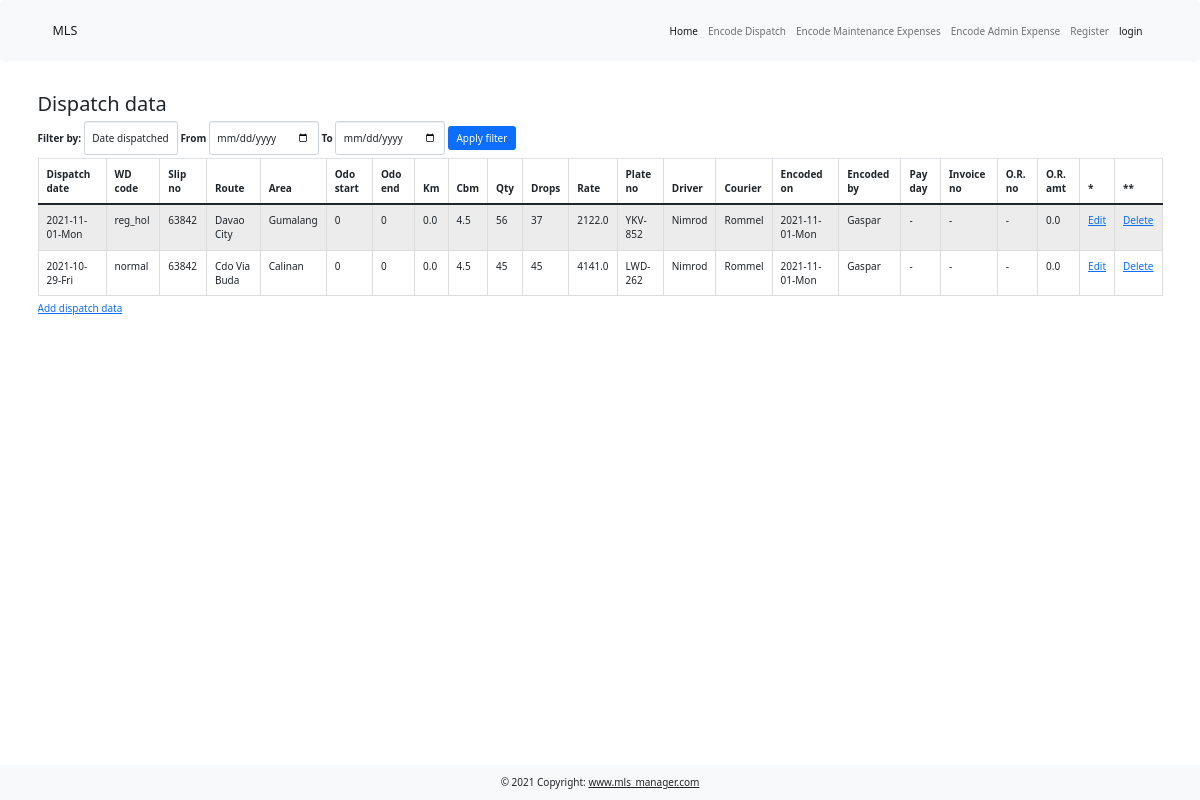
The page /dispatch_report on the database as committed earlier.
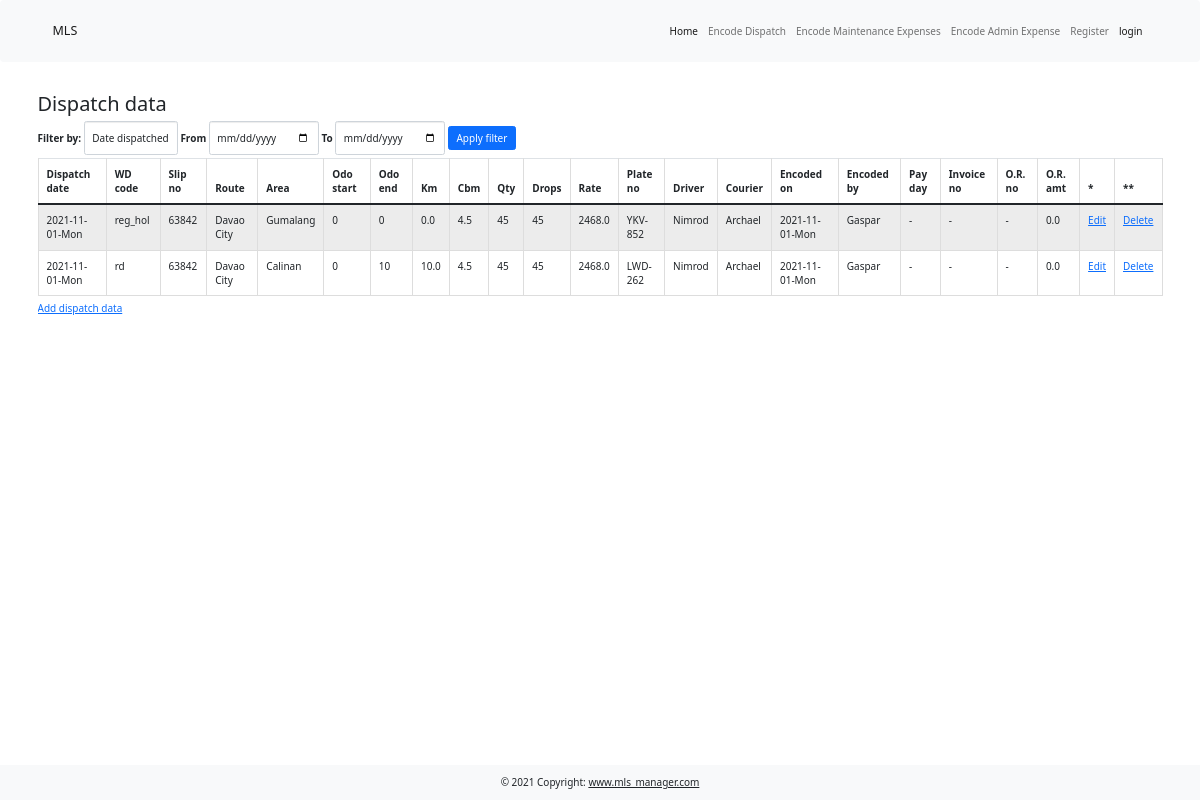
The same page on the database as committed later.
### main.py (models this page shows)
class Dispatch(UserMixin, db.Model):
    __tablename__ = "dispatch"
    id = db.Column(db.Integer, primary_key=True)
    dispatch_date = db.Column(db.String(100), nullable=False)
    wd_code = db.Column(db.String(100), nullable=False)
    slip_no = db.Column(db.String(100), nullable=False)
    route = db.Column(db.String(100), nullable=False)
    area = db.Column(db.String(250))
    odo_start = db.Column(db.Integer)
    odo_end = db.Column(db.Integer)
    km = db.Column(db.Float(precision=1))
    cbm = db.Column(db.String(100), nullable=False)
    qty = db.Column(db.String(100), nullable=False)
    drops = db.Column(db.String(100), nullable=False)
    rate = db.Column(db.String(100), nullable=False)
    plate_no = db.Column(db.String(100), nullable=False)
    driver = db.Column(db.String(100), nullable=False)
    courier = db.Column(db.String(100), nullable=False)
    encoded_on = db.Column(db.String(100), nullable=False)
    encoded_by = db.Column(db.String(100))
    encoder_id = db.Column(db.Integer, db.ForeignKey("users.id"))
    encoder = relationship("User", back_populates="dispatch")
    pay_day = db.Column(db.String(100), nullable=False)
    invoice_no = db.Column(db.String(100))
    or_no = db.Column(db.String(100))
    or_amt = db.Column(db.Float(precision=1))

### main.py (the view)
@app.route("/dispatch_report", methods=["Get", "Post"])
def dispatch():
    form = DispatchTableFilterForm()
    with create_engine('sqlite:///lbc_dispatch.db').connect() as cnx:
        df = pd.read_sql_table(table_name="dispatch", con=cnx)
    sorted_df = df.head(n=20).sort_values("dispatch_date", ascending=False)
    if form.validate_on_submit():
        start = form.date_start.data
        end = form.date_end.data
        index = form.filter.data
        filtered_df = df[(df[index] >= str(start)) & (df[index] <= str(end))].sort_values(index, ascending=False)
        return render_template("dispatch_data.html", form=form, df=filtered_df)
    return render_template("dispatch_data.html", form=form, df=sorted_df)

### forms.py
class DispatchTableFilterForm(FlaskForm):
    filter = SelectField("Filter by:", choices=[
        ("dispatch_date", "Date dispatched"),
        ("encoded_on", "Date encoded")])
    date_start = DateField("From")
    date_end = DateField("To")
    submit = SubmitField("Apply filter")

### templates/dispatch_data.html (shortened to what this page needs)
{% extends 'bootstrap/base.html' %}
{% import "bootstrap/wtf.html" as wtf %}
{% block content %}
    {% include 'header.html' %}
    <div class="container my-5">
        <h2>Dispatch data</h2>
        {{ wtf.quick_form(form, novalidate=True, extra_classes="form form-inline mb-1", button_map={"submit": "primary"}) }}
        <div class="table-responsive">
            <table class="table table-striped table-hover table-bordered table-sm">
                <caption><a href="{{ url_for('input_dispatch')}}">Add dispatch data</a> </caption>
                <thead>
                <tr>
                    <th scope="col">Dispatch date</th>
                    <th scope="col">WD code</th>
                    <th scope="col">Slip no</th>
                    <th scope="col">Route</th>
                    <th scope="col">Area</th>
                    <th scope="col">Odo start</th>
                    <th scope="col">Odo end</th>
                    <th scope="col">Km</th>
                    <th scope="col">Cbm</th>
                    <th scope="col">Qty</th>
                    <th scope="col">Drops</th>
                    <th scope="col">Rate</th>
                    <th scope="col">Plate no</th>
                    <th scope="col">Driver</th>
                    <th scope="col">Courier</th>
                    <th scope="col">Encoded on</th>
                    <th scope="col">Encoded by</th>
                    <th scope="col">Pay day</th>
                    <th scope="col">Invoice no</th>
                    <th scope="col">O.R. no</th>
                    <th scope="col">O.R. amt</th>
                    <th scope="col">*</th>
                    <th scope="col">**</th>
                </tr>
                </thead>
                <tbody>
                {% for row in df.itertuples(): %}
                <tr>
                    <td>{{ row[2] }}</td>
                    <td>{{ row[3] }}</td>
                    <td>{{ row[4] }}</td>
                    <td>{{ row[5] }}</td>
                    <td>{{ row[6] }}</td>
                    <td>{{ row[7] }}</td>
                    <td>{{ row[8] }}</td>
                    <td>{{ row[9] }}</td>
                    <td>{{ row[10] }}</td>
                    <td>{{ row[11] }}</td>
                    <td>{{ row[12] }}</td>
                    <td>{{ row[13] }}</td>
                    <td>{{ row[14] }}</td>
                    <td>{{ row[15] }}</td>
                    <td>{{ row[16] }}</td>
                    <td>{{ row[17] }}</td>
                    <td>{{ row[18] }}</td>
                    <td>{{ row[20] }}</td>
                    <td>{{ row[21] }}</td>
                    <td>{{ row[22] }}</td>
                    <td>{{ row[23] }}</td>
                <td><a href="{{ url_for('edit_dispatch', dispatch_id=row[1]) }}">Edit</a></td>
                <td><a href="{{ url_for('delete_dispatch', dispatch_id=row[1]) }}">Delete</a></td>
                </tr>
                {% endfor %}
                </tbody>
            </table>
        </div>
    </div>
    {% include 'footer.html' %}
{% endblock  %}

### templates/header.html (shortened to what this page needs)
{% extends 'bootstrap/base.html' %}
{% block styles %}
    {{super()}}
    <link href="{{ url_for('static', filename='css/bootstrap.min.css') }}" rel="stylesheet" type="text/css">
{% endblock %}
{% block content %}
  <nav class="navbar navbar-expand-sm navbar-light bg-light">
  <div class="container-md d-flex align-items-center">
    <a class="navbar-brand d-flex align-items-center" href="#">MLS</a>
    <div class="collapse navbar-collapse" id="navbarTogglerDemo02">
      <ul class="navbar-nav ms-auto mb-2 mb-lg-0">
        <li class="nav-item">
          <a class="nav-link active" aria-current="page" href="{{ url_for('home') }}">Home</a>
        </li>
          <li class="nav-item">
            <a class="nav-link" href="{{ url_for('dispatch') }}">Encode Dispatch</a>
          </li>
         <li class="nav-item">
            <a class="nav-link" href="{{ url_for('maintenance')}}"> Encode Maintenance Expenses</a>
          </li>
          <li class="nav-item">
            <a class="nav-link" href="#">Encode Admin Expense</a>
          </li>
        {% if current_user.is_authenticated %}
          <li class="nav-item">
            <a class="nav-link" href="{{ url_for('logout') }}">logout</a>
          </li>
        {% else %}
          <li class="nav-item">
            <a class="nav-link" href="{{ url_for('register') }}">Register</a>
          </li>
          <li class="nav-item">
            <a class="nav-link active" aria-current="page" href="{{ url_for('login') }}">login</a>
          </li>
        {% endif %}
      </ul>
    </div>
  </div>
  </nav>
{% endblock %}

### templates/footer.html (shortened to what this page needs)
{% extends 'bootstrap/base.html' %}
{% block styles %}
    {{super()}}
    <link href="{{ url_for('static', filename='css/bootstrap.min.css') }}" rel="stylesheet" type="text/css">
    <link href="{{ url_for('static', filename='css/styles.css') }}" rel="stylesheet" type="text/css">
{% endblock %}
{% block content %}
  <footer class="bg-light text-center text-lg-start fixed-bottom">
  <div class="text-center p-3">
    © 2021 Copyright:
    <a class="text-dark" href="#">www.mls_manager.com</a>
  </div>
</footer>
{% endblock %}

Rows that differ between the two databases and show on the page:
changed Dispatch "reg_hol": qty "56" → "45"; drops "37" → "45"; rate "2122.0" → "2468.0"; courier "Rommel" → "Archael"
changed Dispatch "Calinan": dispatch_date "2021-10-29-Fri" → "2021-11-01-Mon"; wd_code "normal" → "rd"; route "Cdo Via Buda" → "Davao City"; km "0" → "10"; km "0.0" → "10.0"; rate "4141.0" → "2468.0"; courier "Rommel" → "Archael"
